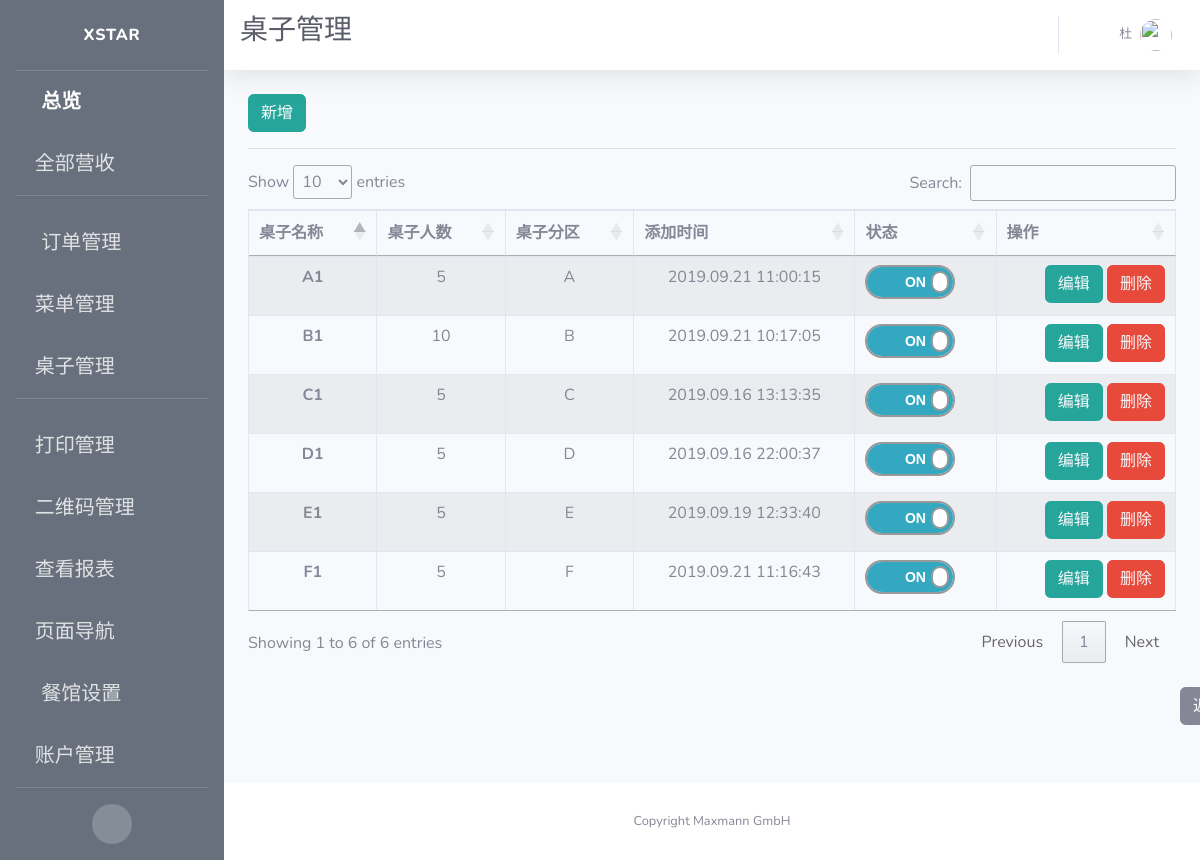
Screenshot of /adminpanel/tables/view (signed in) with the database file from the repository.
### app/models.py (models this page shows, shortened)
class User(UserMixin, db.Model):
    id = db.Column(db.Integer, primary_key=True)
    username = db.Column(db.String(64), index=True, unique=True, nullable=False)
    alias = db.Column(db.String(64))
    email = db.Column(db.String(120), unique=True)
    password_hash = db.Column(db.String(128))
    permissions = db.Column(db.Integer)
    container = db.Column(db.String(300))
    timeCreated = db.Column(db.DateTime, default=datetime.utcnow)

class Table(db.Model):
    id = db.Column(db.Integer, primary_key=True, unique=True, index=True)
    name = db.Column(db.String(100), unique=True)
    number = db.Column(db.Integer, nullable=False, unique=False)
    section = db.Column(db.String(10), unique=False)
    seats = db.Column(db.String(100))
    is_on = db.Column(db.Boolean, nullable=False, default=False)
    timeCreated = db.Column(db.DateTime, default=datetime.utcnow)
    container = db.Column(db.String(300))

### app/routes.py (the view)
@app.route("/adminpanel/tables/view")
@login_required
def view_tables():
    tables = Table.query.all()
    context = dict(referrer=request.headers.get('Referer'),
                   title=u"桌子管理",
                   tables=tables,
                   company_name=company_info.get('company_name'),
                   format=datetime_format)
    return render_template("table_views.html", **context)

### app/models.py (called while the page is built)
@login.user_loader
def load_user(id):
    return User.query.get(int(id))

### app/templates/table_views.html (shortened to what this page needs)
{% extends 'base.html' %}
{% block css %}
<link rel="stylesheet" type="text/css" href="https://cdn.datatables.net/1.10.19/css/jquery.dataTables.css">
<link rel="stylesheet" type="text/css" href="https://cdnjs.cloudflare.com/ajax/libs/twitter-bootstrap/4.1.3/css/bootstrap.css">
<link rel="stylesheet" type="text/css" href="https://cdn.datatables.net/1.10.19/css/dataTables.bootstrap4.min.css">
<link rel="stylesheet" href={{ url_for('static', filename='css/table_switch.css') }}>
{% endblock %}
{% block title %}
<h1 class="h3 mb-2 text-gray-800">{{title}}</h1>
<br>
{% endblock %}
{% block content %}
<button type="button" class="btn btn-info" style="border-color:#26a69a; background-color:#26a69a;">
  <a href={{ url_for("admin_add_table") }} style="color: rgb(247, 249, 252)">
    新增
  </a>
</button>
<hr>
<div class="row">
    <div class="col-sm-12">
        <table id="example" class="table table-striped table-bordered">
      <thead>
        <tr>
          <th scope="col">桌子名称</th>
          <th scope="col">桌子人数</th>
          <th scope="col">桌子分区</th>
          <th scope="col">添加时间</th>
          <th scope="col">状态</th>
          <th scope="col">操作</th>
        </tr>
      </thead>
      <tbody>
      {% for table in tables %}
        <tr>
          <th scope="row">{{ table.name }}</th>
          <td>{{ table.number }}</td>
          <td>{{ table.section }}</td>
          <td>{{ table.timeCreated.strftime(format) }}</td>
          <td>
            <div class="onoffswitch">
              <label class="onoffswitch-label" for={{ table.name }} >
                  <span class="onoffswitch-switch"></span>
              </label>
            </div>
          </td>
          <td style="text-align:right">
            <span>
              <button type="button" class="btn btn-info" style="border-color:#26a69a; background-color:#26a69a;">
                <a style="color: rgb(247, 249, 252)" href="{{ url_for('edit_table', table_id=table.id) }}">
                  编辑
                </a>
              </button>
            </span>
            <span>
              <button type="button" class="btn btn-danger"><a style="color: rgb(247, 249, 252)" href="{{ url_for('remove_table', table_name=table.name) }}">删除</a></button>
            </span>
          </td>
        </tr>
      {% endfor %}
      </tbody>
    </table>
    </div>
</div>
<br>
<button type="button" class="btn btn-secondary" id="back">
  <a style="color: rgb(247, 249, 252)" href={{ referrer }}>
    返回
</button>
{% endblock %}

### app/templates/base.html (shortened to what this page needs)
<!DOCTYPE html>
<html lang="en">
<head>
  {% block css %}
  {% endblock %}
  <link href="{{ url_for('static', filename='fontawesome-free/css/all.min.css') }}" rel="stylesheet" type="text/css">
  <link href="{{ url_for('static', filename='css/sb-admin-2.min.css')}}" rel="stylesheet">
  <link rel='stylesheet' href='https://cdnjs.cloudflare.com/ajax/libs/flag-icon-css/0.8.2/css/flag-icon.min.css'>
</head>
<body id="page-top">
  <div id="wrapper">
    <ul class="navbar-nav bg-gradient-primary sidebar sidebar-dark accordion" id="accordionSidebar">
      <a class="sidebar-brand d-flex align-items-center justify-content-center" href="{{ url_for('index') }}">
        <div class="sidebar-brand-text mx-3">Xstar</div>
      </a>
      <hr class="sidebar-divider my-0">
      <li class="nav-item active">
        <a class="nav-link" href="{{url_for('index') }}">
          <i class="fas fa-fw fa-tachometer-alt"></i>
          <span>总览</span></a>
      </li>
      <li class="nav-item">
        <a class="nav-link collapsed" href="#" data-toggle="collapse" data-target="#collapseOne" aria-expanded="true" aria-controls="collapseOne">
          <i class="fas fa-money-bill-alt"></i>
          <span>全部营收</span>
        </a>
      </li>
      <hr class="sidebar-divider">
      <li class="nav-item">
        <a class="nav-link collapsed" href="#" data-toggle="collapse" data-target="#collapseTwo" aria-expanded="true" aria-controls="collapseTwo">
          <i class="fas fa-fw fa-cog"></i>
          <span>订单管理</span>
        </a>
      </li>
      <li class="nav-item">
        <a class="nav-link collapsed" href="#" data-toggle="collapse" data-target="#collapseMenu" aria-expanded="true" aria-controls="collapseTwo">
        <i class="fas fa-utensils"></i>
          <span>菜单管理</span>
        </a>
      </li>
      <li class="nav-item">
        <a class="nav-link collapsed" href="#" data-toggle="collapse" data-target="#collapseUtilities" aria-expanded="true" aria-controls="collapseUtilities">
          <i class="fas fa-chair"></i>
          <span>桌子管理</span>
        </a>
      </li>
      <hr class="sidebar-divider">
      <li class="nav-item">
        <a class="nav-link collapsed" href="#" data-toggle="collapse" data-target="#collapsePages" aria-expanded="true" aria-controls="collapsePages">
          <i class="fas fa-print"></i>
          <span>打印管理</span>
        </a>
      </li>
      <li class="nav-item">
        <a class="nav-link" href={{ url_for('qrcode_manage') }}>
          <i class="fas fa-qrcode"></i>
          <span>二维码管理</span>
        </a>
      </li>
      <li class="nav-item">
        <a class="nav-link collapsed" href="#" data-toggle="collapse" data-target="#collapseLogs" aria-expanded="true" aria-controls="collapseUtilities">
          <i class="far fa-sticky-note"></i>
          <span>查看报表</span>
        </a>
      </li>
      <li class="nav-item">
        <a class="nav-link collapsed" href="#" data-toggle="collapse" data-target="#collapseNavigation" aria-expanded="true" aria-controls="collapseUtilities">
          <i class="far fa-compass"></i>
          <span>页面导航</span>
        </a>
      </li>
      <li class="nav-item">
        <a class="nav-link" href="{{ url_for('set_store') }}">
          <i class="fas fa-fw fa-wrench"></i>
          <span>餐馆设置</span></a>
      </li>
      {% if current_user.permissions == 100 %}
      <li class="nav-item">
        <a class="nav-link" href="{{ url_for('boss_users_manage') }}">
          <i class="fas fa-users"></i>
          <span>账户管理</span></a>
      </li>
      {% else %}
      <li class="nav-item">
        <a class="nav-link" href="{{ url_for('users_manage') }}">
          <i class="fas fa-users"></i>
          <span>跑堂人员列表</span></a>
      </li>
      {% endif %}
      <hr class="sidebar-divider d-none d-md-block">
      <div class="text-center d-none d-md-inline">
        <button class="rounded-circle border-0" id="sidebarToggle"></button>
      </div>
    </ul>
    <div id="content-wrapper" class="d-flex flex-column">
      <div id="content">
        <nav class="navbar navbar-expand navbar-light bg-white topbar mb-4 static-top shadow">
          {% block title %}
          {% endblock %}
          <ul class="navbar-nav ml-auto">
            <li class="nav-item dropdown no-arrow">
              <a class="nav-link dropdown-toggle" href="#" id="lanDropdown" role="button" data-toggle="dropdown" aria-haspopup="true" aria-expanded="false">
              </a>
            </li>
            <li class="nav-item dropdown no-arrow">
              <a class="nav-link dropdown-toggle" href="#" id="userDropdown" role="button" data-toggle="dropdown" aria-haspopup="true" aria-expanded="false">
                <span class="mr-2 d-none d-lg-inline text-gray-600 small">{{ current_user.alias }}</span>
                <img class="img-profile rounded-circle" src="https://source.unsplash.com/QAB-WJcbgJk/60x60">
              </a>
            </li>
          </ul>
        </nav>
        <div class="container-fluid">
          {% block content %}{% endblock %}
        </div>
      </div>
      <footer class="sticky-footer bg-white">
        <div class="container my-auto">
          <div class="copyright text-center my-auto">
            <span>Copyright {{ company_name }}</span>
          </div>
        </div>
      </footer>
    </div>
  </div>
</body>
</html>

### app/static/css/table_switch.css (style rules this page uses)
.onoffswitch { position: relative; width: 90px; -webkit-user-select:none; -moz-user-select:none; -ms-user-select: none; }
.onoffswitch-label { display: block; overflow: hidden; cursor: pointer; border: 2px solid #999999; border-radius: 20px; }
.onoffswitch-switch { display: block; width: 18px; margin: 6px; background: #FFFFFF; position: absolute; top: 0; bottom: 0; right: 56px; border: 2px solid #999999; border-radius: 20px; transition: all 0.3s ease-in 0s; }
.onoffswitch-checkbox:checked + .onoffswitch-label .onoffswitch-switch { right: 0px; }

### app/templates/table_views.html (style rules this page uses)
#back { margin-left: 932px; margin-bottom:20px; }
table { text-align: center; }

### app/templates/base.html (style rules this page uses)
.bg-gradient-primary { background-image: linear-gradient(180deg,#67707c 10%,#67707c 100%); background-size: cover; }

### rows the page displays
User: alias "杜"
Table: name "C1", number "5", section "C", timeCreated "2019.09.16 13:13:35"
Table: name "D1", number "5", section "D", timeCreated "2019.09.16 22:00:37"
Table: name "E1", number "5", section "E", timeCreated "2019.09.19 12:33:40"
Table: name "B1", number "10", section "B", timeCreated "2019.09.21 10:17:05"
Table: name "A1", number "5", section "A", timeCreated "2019.09.21 11:00:15"
Table: name "F1", number "5", section "F", timeCreated "2019.09.21 11:16:43"

### other values shown
{{ title }} "桌子管理"
{{ company_name }} "Maxmann GmbH"
